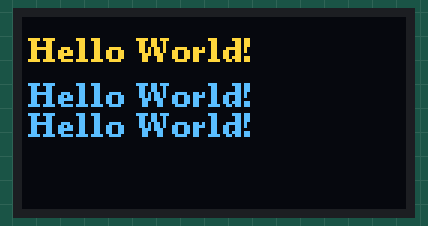
A sketch run on a simulated Arduino Uno, built with avr-gcc and run on an emulated ATmega328P. On the bench: 128×64 one-colour display. The OLED is the two-colour kind (top 16 rows yellow).

Above: at 0.2 s.

The sketch:

OLED_test.ino
```cpp
//#include <Arduino.h>
#include <U8g2lib.h>

#ifdef U8X8_HAVE_HW_SPI
#include <SPI.h>
#endif
#ifdef U8X8_HAVE_HW_I2C
#include <Wire.h>
#endif

U8G2_SSD1306_128X64_NONAME_F_HW_I2C u8g2(U8G2_R0, /* clock=*/ SCL, /* data=*/ SDA, /* reset=*/ U8X8_PIN_NONE);    //Low spped I2C

void setup(void) {
  u8g2.begin();
//  u8x8.setFlipMode(1);   // set number from 1 to 3, the screen word will rotare 180
  u8g2.clearBuffer();                   // clear the internal memory
  u8g2.setFont(u8g2_font_ncenB08_tr);   // choose a suitable font
  u8g2.drawStr(2,15,"Hello World!");    // write something to the internal memory
  u8g2.drawStr(2,30,"Hello World!");
  u8g2.drawStr(2,40,"Hello World!");
  u8g2.sendBuffer();                    // transfer internal memory to the display
}

void loop(void) {}
```
